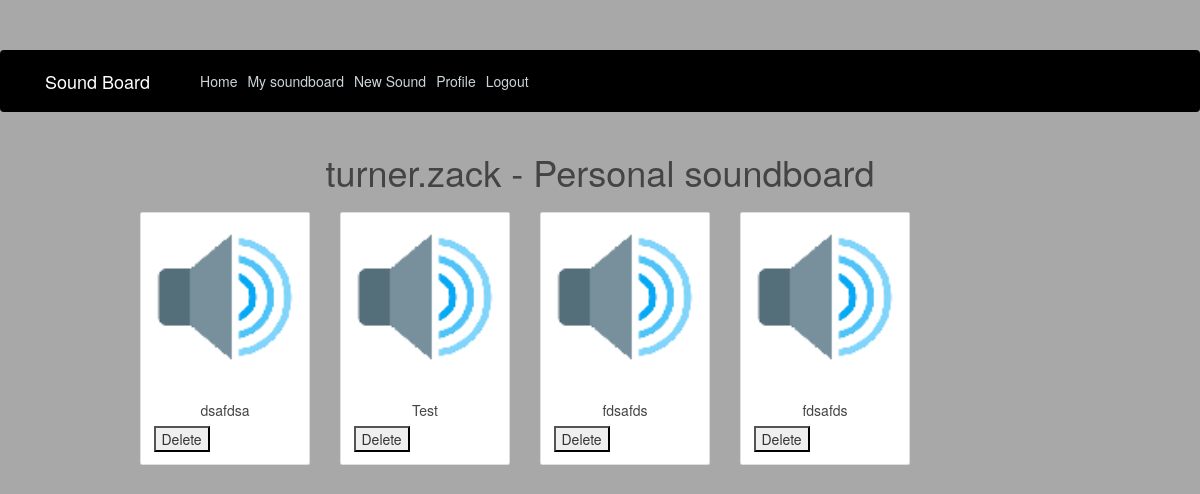
Before: /soundboard/ (signed in) with the older database file.
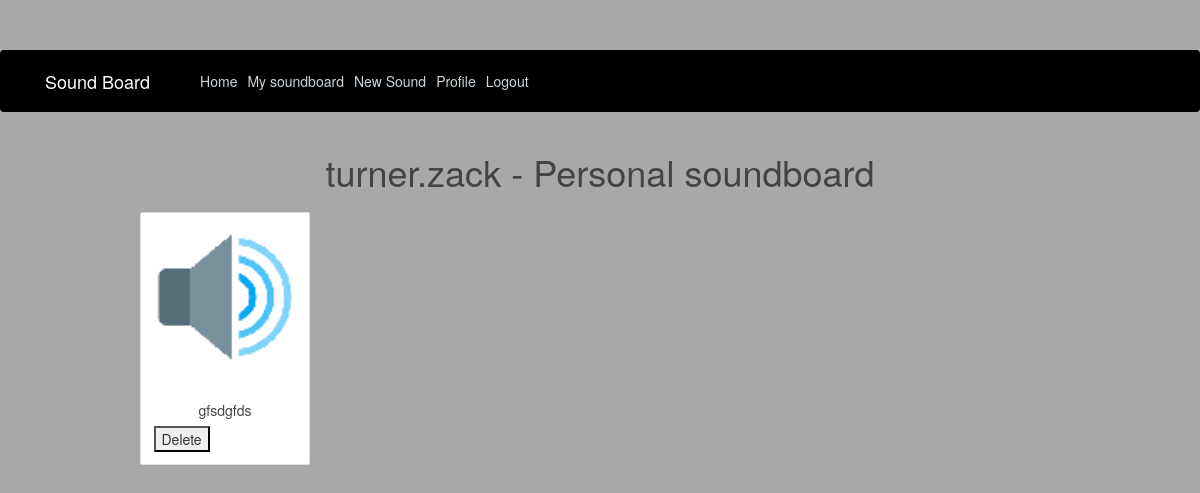
After: the same page with the newer database file.
### sound/models.py (models this page shows, shortened)
class UserSoundBoard(models.Model):
    user = models.ForeignKey(User,on_delete=models.CASCADE)
    sounds = models.ForeignKey(SoundPost, on_delete=models.CASCADE)

class SoundPost(models.Model):
    author = models.ForeignKey(User, on_delete=models.CASCADE, default='')
    sound = models.FileField(upload_to='sounds')
    image = models.ImageField(upload_to='images', default='images/default.png')
    title = models.CharField(max_length=100)

### sound/views.py (the view, shortened to what this page needs)
# urls.py: path('soundboard/', views.SoundBoard.as_view(), name='userboard'),
class SoundBoard(LoginRequiredMixin, View):
    @staticmethod
    def get(request):
        user_sounds = UserSoundBoard.objects.filter(user=request.user)
        if not user_sounds.first():
            context = {
                'add_sounds': 'True',
            }
        else:
            context = {
                'user_sound': user_sounds,
            }
        return render(request, 'sound/sound_board.html', context)

### templates/sound/sound_board.html (shortened to what this page needs)
{% extends 'sound/base.html' %}
{% block content %}
    <div class="row justify-content-center">
        <div class="col-10 article">
            <h1 class="center">{{ user.username }} - Personal soundboard</h1>
            <div class="row align-items-start">
            {% for i in user_sound %}
                    <div class="col-sm audio-card" style="padding-top: 10px; width: 200px; max-width: 200px;">
                        <div class="card" onclick="var audio = new Audio('{{ i.sounds.sound.url }}'); audio.play()">
                            <img src="{{ i.sounds.image.url }}" alt="sound-image">
                            <div class="card-body">
                                <h5 class="card-title center">{{ i.sounds.title }}</h5>
                                <form method="post">
                                    <button id = "prim_key" name = "prim_key" value="{{ i.pk }}">Delete</button>
                                </form>
                            </div>
                        </div>
                    </div>
                    {% if forloop.last %}
                        <div class="col-sm"></div>
                    {% endif %}
                {% endfor %}
            </div>
        </div>
    </div>
 {% endblock content %}

Changed rows visible on the page:
removed UserSoundBoard: sounds.image (placeholder picture), sounds "dsafdsa", {{ i.pk }} 6 (drawn)
removed UserSoundBoard: sounds.image (placeholder picture), sounds "Test", {{ i.pk }} 7 (drawn)
removed UserSoundBoard: sounds.image (placeholder picture), sounds "fdsafds", {{ i.pk }} 8 (drawn)
removed UserSoundBoard: sounds.image (placeholder picture), sounds "fdsafds", {{ i.pk }} 9 (drawn)
added UserSoundBoard: sounds.image (placeholder picture), sounds "gfsdgfds", {{ i.pk }} 36 (drawn)
